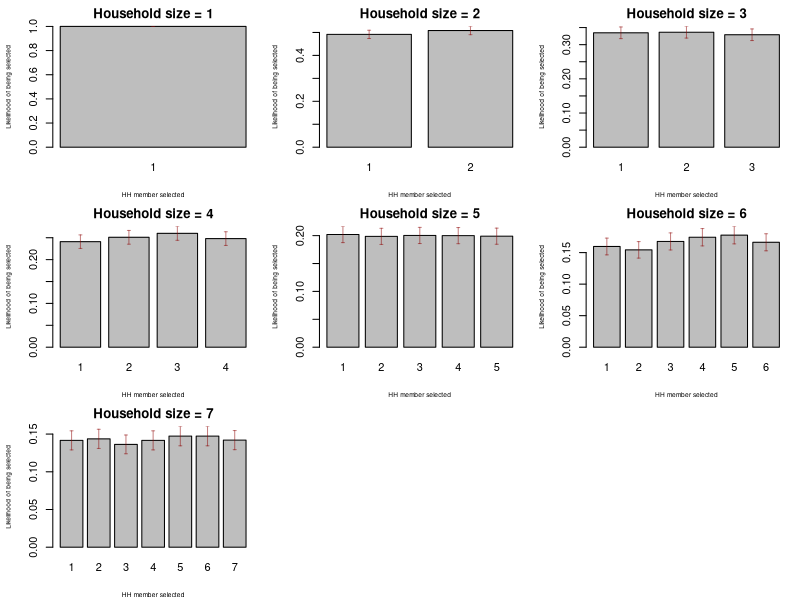

This figure's R source:
# Function to generate one random number between 1 and household size (input)
RandomFun <- function(hh_size = 7){
  
  myvec <- vector(length = hh_size, mode = "numeric")
  for (i in 1:7){
    possibs <- 1:i
    
    myvec[i] <-
      sample(x = possibs,
             size = 1,
             replace = FALSE)
  }

return(myvec)

# Travis' suggestion:
# sapply(1:hh_size, function(x) sample(x, size=1, replace=FALSE))

}

# Create dataframe 
mydf <- data.frame("hh_number" = 1:3000)

# Generate columns for each possible household size
for (i in 1:7){
  mydf[,paste0("hh_size_", i)] <- NA
}

# Populate dataframe with random sequence for each house
for (i in 1:nrow(mydf)){
    mydf[i,2:8] <- RandomFun()
}

# Validate to make sure we got a good draw 
# (ie, no draws larger than household size, and equal distributions)

# First, define function for calculating confidence interval on proportion:
simpasym <- function(n, p, z=1.96, cc=TRUE){
  out <- list()
  if(cc){
    out$lb <- p - z*sqrt((p*(1-p))/n) - 0.5/n
    out$ub <- p + z*sqrt((p*(1-p))/n) + 0.5/n
  } else {
    out$lb <- p - z*sqrt((p*(1-p))/n)
    out$ub <- p + z*sqrt((p*(1-p))/n)
  }
  out
}

# Now calculate confidence interval on each proportion, and visualize
library(Hmisc)
par(mfrow = c(3,3))
par(mar = c(4,4,2,1))
par(oma = c(0,0,0,0))
for (i in 1:7){
  
  mytable <- table(mydf[,paste0("hh_size_", i)])
  ptable <- prop.table(mytable)
  mycis <- simpasym(n = 3000,
                    p = ptable,
                    z = 1.96,
                    cc = TRUE)
  
  bp <- barplot(table(mydf[,paste0("hh_size_",i)])  / 3000,
          main = paste0("Household size = ", i),
          xlab = "HH member selected",
          ylab = "Likelihood of being selected",
          ylim = c(0, max(mycis$ub)),
          cex.lab = 0.6)
  errbar(x = bp[,1],
         y = ptable,
         yplus = mycis$ub,
         yminus = mycis$lb,
         add = TRUE,
         pch = NA,
         errbar.col = adjustcolor("darkred", alpha.f = 0.5)
         )
}
par(mfrow = c(1,1))

# Fix up the names to format using Avery's software
mydf$hh_size_1 <- paste("Size = 1 | Rep = ",  mydf$hh_size_1)
mydf$hh_size_2 <- paste("Size = 2 | Rep = ",  mydf$hh_size_2)
mydf$hh_size_3 <- paste("Size = 3 | Rep = ",  mydf$hh_size_3)
mydf$hh_size_4 <- paste("Size = 4 | Rep = ",  mydf$hh_size_4)
mydf$hh_size_5 <- paste("Size = 5 | Rep = ",  mydf$hh_size_5)
mydf$hh_size_6 <- paste("Size = 6 | Rep = ",  mydf$hh_size_6)
mydf$hh_size_7 <- paste("Size = 7 | Rep = ",  mydf$hh_size_7)


# Write to spreadsheet
setwd("C:/Users/BrewJR/Documents/haiti/household_representatives")
row.names(mydf) <- NULL
write.csv(mydf, "spreadsheet_for_krishna.csv", row.names = FALSE)

# Function to generate individual table
TableFun <- function(hh_number){
  x <- mydf[hh_number,]
  names(x) <- c("Household number",
                paste0("Household size: ",
                       1: 7))
  row.names(x) <- "Person to be interviewed"
  return(x)
}

# Function to write individual table to a spreadsheet
WriteTable <- function(hh_number, out_file = NULL){
  
  x <- mydf[hh_number,]
  names(x) <- c("Household number",
                paste0("Household size: ",
                       1: 7))
  row.names(x) <- "Person to be interviewed"
  
  if(is.null(out_file)){
    write.csv(x, paste0("hh_number_", hh_number, ".csv"))
  } else {
    write.csv(x, out_file)
  }
}

# Example of how to write an individual table to a csv
WriteTable(hh_number = 123)
WriteTable(hh_number = 113)
WriteTable(hh_number = 508)

# If you want an individual csv for EVERY household, run the following
setwd("spreadsheets")
for (i in 1:3000){
  WriteTable(hh_number = i)
}
